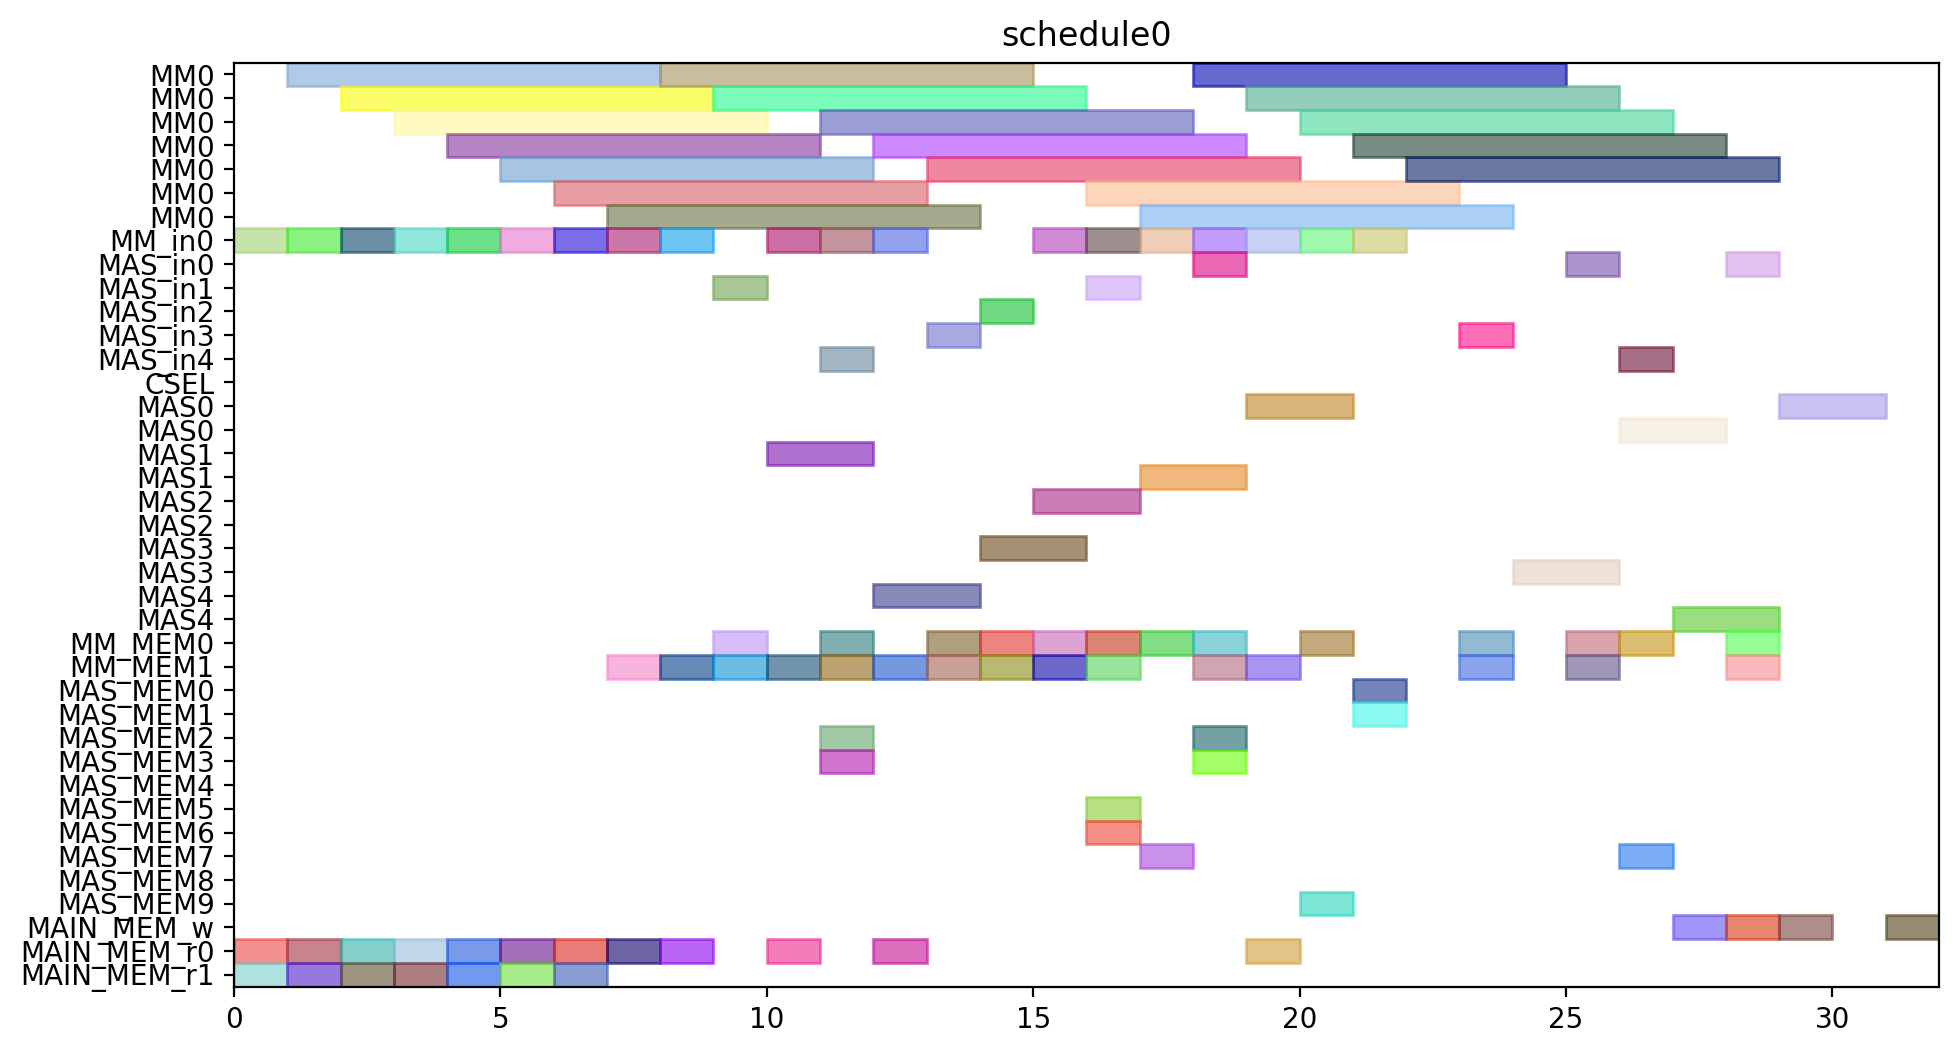

Reproduce this figure in Python.
from pyschedule import Scenario, solvers, plotters, alt


def solve():
	horizon = 120
	S = Scenario("schedule0", horizon=horizon)

	# resource
	MM = S.Resources('MM', num=1, size=7)
	MM_in = S.Resources('MM_in', num=1)
	MAS_in = S.Resources('MAS_in', num=5)
	CSEL = S.Resource('CSEL')
	MAS = S.Resources('MAS', num=5, size=2, periods=range(1, horizon))
	MM_MEM = S.Resources('MM_MEM', num=2)
	MAS_MEM = S.Resources('MAS_MEM', num=10)
	MAIN_MEM_w = S.Resource('MAIN_MEM_w', size=1)
	MAIN_MEM_r = S.Resources('MAIN_MEM_r', num=2)

	# result of previous scheduling

	# new tasks
	T1 = S.Task('T1', length=7, delay_cost=1)
	T1 += alt(MM)
	T1_in = S.Task('T1_in', length=1, delay_cost=1)
	T1_in += alt(MM_in)
	S += T1_in*MM_in[0]<=T1*MM[0]
	T1_mem0 = S.Task('T1_mem0', length=1, delay_cost=1)
	T1_mem0 += MAIN_MEM_r[0]
	S += T1_mem0 <= T1

	T1_mem1 = S.Task('T1_mem1', length=1, delay_cost=1)
	T1_mem1 += MAIN_MEM_r[1]
	S += T1_mem1 <= T1

	T2 = S.Task('T2', length=7, delay_cost=1)
	T2 += alt(MM)
	T2_in = S.Task('T2_in', length=1, delay_cost=1)
	T2_in += alt(MM_in)
	S += T2_in*MM_in[0]<=T2*MM[0]
	T2_mem0 = S.Task('T2_mem0', length=1, delay_cost=1)
	T2_mem0 += MAIN_MEM_r[0]
	S += T2_mem0 <= T2

	T2_mem1 = S.Task('T2_mem1', length=1, delay_cost=1)
	T2_mem1 += MAIN_MEM_r[1]
	S += T2_mem1 <= T2

	T3 = S.Task('T3', length=7, delay_cost=1)
	T3 += alt(MM)
	T3_in = S.Task('T3_in', length=1, delay_cost=1)
	T3_in += alt(MM_in)
	S += T3_in*MM_in[0]<=T3*MM[0]
	T3_mem0 = S.Task('T3_mem0', length=1, delay_cost=1)
	T3_mem0 += MAIN_MEM_r[0]
	S += T3_mem0 <= T3

	T3_mem1 = S.Task('T3_mem1', length=1, delay_cost=1)
	T3_mem1 += MAIN_MEM_r[1]
	S += T3_mem1 <= T3

	T4 = S.Task('T4', length=7, delay_cost=1)
	T4 += alt(MM)
	T4_in = S.Task('T4_in', length=1, delay_cost=1)
	T4_in += alt(MM_in)
	S += T4_in*MM_in[0]<=T4*MM[0]
	T4_mem0 = S.Task('T4_mem0', length=1, delay_cost=1)
	T4_mem0 += MAIN_MEM_r[0]
	S += T4_mem0 <= T4

	T4_mem1 = S.Task('T4_mem1', length=1, delay_cost=1)
	T4_mem1 += MAIN_MEM_r[1]
	S += T4_mem1 <= T4

	T5 = S.Task('T5', length=7, delay_cost=1)
	T5 += alt(MM)
	T5_in = S.Task('T5_in', length=1, delay_cost=1)
	T5_in += alt(MM_in)
	S += T5_in*MM_in[0]<=T5*MM[0]
	T5_mem0 = S.Task('T5_mem0', length=1, delay_cost=1)
	T5_mem0 += MAIN_MEM_r[0]
	S += T5_mem0 <= T5

	T5_mem1 = S.Task('T5_mem1', length=1, delay_cost=1)
	T5_mem1 += MAIN_MEM_r[1]
	S += T5_mem1 <= T5

	T6 = S.Task('T6', length=7, delay_cost=1)
	T6 += alt(MM)
	T6_in = S.Task('T6_in', length=1, delay_cost=1)
	T6_in += alt(MM_in)
	S += T6_in*MM_in[0]<=T6*MM[0]
	T6_mem0 = S.Task('T6_mem0', length=1, delay_cost=1)
	T6_mem0 += MAIN_MEM_r[0]
	S += T6_mem0 <= T6

	T6_mem1 = S.Task('T6_mem1', length=1, delay_cost=1)
	T6_mem1 += MAIN_MEM_r[1]
	S += T6_mem1 <= T6

	T7 = S.Task('T7', length=7, delay_cost=1)
	T7 += alt(MM)
	T7_in = S.Task('T7_in', length=1, delay_cost=1)
	T7_in += alt(MM_in)
	S += T7_in*MM_in[0]<=T7*MM[0]
	T7_mem0 = S.Task('T7_mem0', length=1, delay_cost=1)
	T7_mem0 += MAIN_MEM_r[0]
	S += T7_mem0 <= T7

	T7_mem1 = S.Task('T7_mem1', length=1, delay_cost=1)
	T7_mem1 += MAIN_MEM_r[1]
	S += T7_mem1 <= T7

	T8 = S.Task('T8', length=7, delay_cost=1)
	T8 += alt(MM)
	T8_in = S.Task('T8_in', length=1, delay_cost=1)
	T8_in += alt(MM_in)
	S += T8_in*MM_in[0]<=T8*MM[0]
	T8_mem0 = S.Task('T8_mem0', length=1, delay_cost=1)
	T8_mem0 += MAIN_MEM_r[0]
	S += T8_mem0 <= T8

	T8_mem1 = S.Task('T8_mem1', length=1, delay_cost=1)
	T8_mem1 += alt(MM_MEM)
	S += (T1*MM[0])-1 < T8_mem1*MM_MEM[1]
	S += T8_mem1 <= T8

	T9 = S.Task('T9', length=7, delay_cost=1)
	T9 += alt(MM)
	T9_in = S.Task('T9_in', length=1, delay_cost=1)
	T9_in += alt(MM_in)
	S += T9_in*MM_in[0]<=T9*MM[0]
	T9_mem0 = S.Task('T9_mem0', length=1, delay_cost=1)
	T9_mem0 += MAIN_MEM_r[0]
	S += T9_mem0 <= T9

	T9_mem1 = S.Task('T9_mem1', length=1, delay_cost=1)
	T9_mem1 += alt(MM_MEM)
	S += (T1*MM[0])-1 < T9_mem1*MM_MEM[1]
	S += T9_mem1 <= T9

	T10 = S.Task('T10', length=7, delay_cost=1)
	T10 += alt(MM)
	T10_in = S.Task('T10_in', length=1, delay_cost=1)
	T10_in += alt(MM_in)
	S += T10_in*MM_in[0]<=T10*MM[0]
	T10_mem0 = S.Task('T10_mem0', length=1, delay_cost=1)
	T10_mem0 += MAIN_MEM_r[0]
	S += T10_mem0 <= T10

	T10_mem1 = S.Task('T10_mem1', length=1, delay_cost=1)
	T10_mem1 += alt(MM_MEM)
	S += (T3*MM[0])-1 < T10_mem1*MM_MEM[1]
	S += T10_mem1 <= T10

	T11 = S.Task('T11', length=7, delay_cost=1)
	T11 += alt(MM)
	T11_in = S.Task('T11_in', length=1, delay_cost=1)
	T11_in += alt(MM_in)
	S += T11_in*MM_in[0]<=T11*MM[0]
	T11_mem0 = S.Task('T11_mem0', length=1, delay_cost=1)
	T11_mem0 += MAIN_MEM_r[0]
	S += T11_mem0 <= T11

	T11_mem1 = S.Task('T11_mem1', length=1, delay_cost=1)
	T11_mem1 += alt(MM_MEM)
	S += (T3*MM[0])-1 < T11_mem1*MM_MEM[1]
	S += T11_mem1 <= T11

	T12 = S.Task('T12', length=2, delay_cost=1)
	T12 += alt(MAS)
	T12_in = S.Task('T12_in', length=1, delay_cost=1)
	T12_in += alt(MAS_in)
	S += T12_in*MAS_in[0]<=T12*MAS[0]

	S += T12_in*MAS_in[1]<=T12*MAS[1]

	S += T12_in*MAS_in[2]<=T12*MAS[2]

	S += T12_in*MAS_in[3]<=T12*MAS[3]

	S += T12_in*MAS_in[4]<=T12*MAS[4]

	T12_mem0 = S.Task('T12_mem0', length=1, delay_cost=1)
	T12_mem0 += alt(MM_MEM)
	S += (T4*MM[0])-1 < T12_mem0*MM_MEM[0]
	S += T12_mem0 <= T12

	T12_mem1 = S.Task('T12_mem1', length=1, delay_cost=1)
	T12_mem1 += alt(MM_MEM)
	S += (T2*MM[0])-1 < T12_mem1*MM_MEM[1]
	S += T12_mem1 <= T12

	T13 = S.Task('T13', length=2, delay_cost=1)
	T13 += alt(MAS)
	T13_in = S.Task('T13_in', length=1, delay_cost=1)
	T13_in += alt(MAS_in)
	S += T13_in*MAS_in[0]<=T13*MAS[0]

	S += T13_in*MAS_in[1]<=T13*MAS[1]

	S += T13_in*MAS_in[2]<=T13*MAS[2]

	S += T13_in*MAS_in[3]<=T13*MAS[3]

	S += T13_in*MAS_in[4]<=T13*MAS[4]

	T13_mem0 = S.Task('T13_mem0', length=1, delay_cost=1)
	T13_mem0 += alt(MM_MEM)
	S += (T4*MM[0])-1 < T13_mem0*MM_MEM[0]
	S += T13_mem0 <= T13

	T13_mem1 = S.Task('T13_mem1', length=1, delay_cost=1)
	T13_mem1 += alt(MM_MEM)
	S += (T2*MM[0])-1 < T13_mem1*MM_MEM[1]
	S += T13_mem1 <= T13

	T15 = S.Task('T15', length=2, delay_cost=1)
	T15 += alt(MAS)
	T15_in = S.Task('T15_in', length=1, delay_cost=1)
	T15_in += alt(MAS_in)
	S += T15_in*MAS_in[0]<=T15*MAS[0]

	S += T15_in*MAS_in[1]<=T15*MAS[1]

	S += T15_in*MAS_in[2]<=T15*MAS[2]

	S += T15_in*MAS_in[3]<=T15*MAS[3]

	S += T15_in*MAS_in[4]<=T15*MAS[4]

	T15_mem0 = S.Task('T15_mem0', length=1, delay_cost=1)
	T15_mem0 += alt(MM_MEM)
	S += (T7*MM[0])-1 < T15_mem0*MM_MEM[0]
	S += T15_mem0 <= T15

	T15_mem1 = S.Task('T15_mem1', length=1, delay_cost=1)
	T15_mem1 += alt(MM_MEM)
	S += (T7*MM[0])-1 < T15_mem1*MM_MEM[1]
	S += T15_mem1 <= T15

	T14 = S.Task('T14', length=7, delay_cost=1)
	T14 += alt(MM)
	T14_in = S.Task('T14_in', length=1, delay_cost=1)
	T14_in += alt(MM_in)
	S += T14_in*MM_in[0]<=T14*MM[0]
	T14_mem0 = S.Task('T14_mem0', length=1, delay_cost=1)
	T14_mem0 += alt(MAS_MEM)
	S += (T13*MAS[0])-1 < T14_mem0*MAS_MEM[0]
	S += (T13*MAS[1])-1 < T14_mem0*MAS_MEM[2]
	S += (T13*MAS[2])-1 < T14_mem0*MAS_MEM[4]
	S += (T13*MAS[3])-1 < T14_mem0*MAS_MEM[6]
	S += (T13*MAS[4])-1 < T14_mem0*MAS_MEM[8]
	S += T14_mem0 <= T14

	T14_mem1 = S.Task('T14_mem1', length=1, delay_cost=1)
	T14_mem1 += alt(MAS_MEM)
	S += (T13*MAS[0])-1 < T14_mem1*MAS_MEM[1]
	S += (T13*MAS[1])-1 < T14_mem1*MAS_MEM[3]
	S += (T13*MAS[2])-1 < T14_mem1*MAS_MEM[5]
	S += (T13*MAS[3])-1 < T14_mem1*MAS_MEM[7]
	S += (T13*MAS[4])-1 < T14_mem1*MAS_MEM[9]
	S += T14_mem1 <= T14

	T16 = S.Task('T16', length=7, delay_cost=1)
	T16 += alt(MM)
	T16_in = S.Task('T16_in', length=1, delay_cost=1)
	T16_in += alt(MM_in)
	S += T16_in*MM_in[0]<=T16*MM[0]
	T16_mem0 = S.Task('T16_mem0', length=1, delay_cost=1)
	T16_mem0 += alt(MM_MEM)
	S += (T1*MM[0])-1 < T16_mem0*MM_MEM[0]
	S += T16_mem0 <= T16

	T16_mem1 = S.Task('T16_mem1', length=1, delay_cost=1)
	T16_mem1 += alt(MM_MEM)
	S += (T8*MM[0])-1 < T16_mem1*MM_MEM[1]
	S += T16_mem1 <= T16

	T17 = S.Task('T17', length=7, delay_cost=1)
	T17 += alt(MM)
	T17_in = S.Task('T17_in', length=1, delay_cost=1)
	T17_in += alt(MM_in)
	S += T17_in*MM_in[0]<=T17*MM[0]
	T17_mem0 = S.Task('T17_mem0', length=1, delay_cost=1)
	T17_mem0 += alt(MM_MEM)
	S += (T8*MM[0])-1 < T17_mem0*MM_MEM[0]
	S += T17_mem0 <= T17

	T17_mem1 = S.Task('T17_mem1', length=1, delay_cost=1)
	T17_mem1 += alt(MAS_MEM)
	S += (T15*MAS[0])-1 < T17_mem1*MAS_MEM[1]
	S += (T15*MAS[1])-1 < T17_mem1*MAS_MEM[3]
	S += (T15*MAS[2])-1 < T17_mem1*MAS_MEM[5]
	S += (T15*MAS[3])-1 < T17_mem1*MAS_MEM[7]
	S += (T15*MAS[4])-1 < T17_mem1*MAS_MEM[9]
	S += T17_mem1 <= T17

	T18 = S.Task('T18', length=2, delay_cost=1)
	T18 += alt(MAS)
	T18_in = S.Task('T18_in', length=1, delay_cost=1)
	T18_in += alt(MAS_in)
	S += T18_in*MAS_in[0]<=T18*MAS[0]

	S += T18_in*MAS_in[1]<=T18*MAS[1]

	S += T18_in*MAS_in[2]<=T18*MAS[2]

	S += T18_in*MAS_in[3]<=T18*MAS[3]

	S += T18_in*MAS_in[4]<=T18*MAS[4]

	T18_mem0 = S.Task('T18_mem0', length=1, delay_cost=1)
	T18_mem0 += alt(MM_MEM)
	S += (T5*MM[0])-1 < T18_mem0*MM_MEM[0]
	S += T18_mem0 <= T18

	T18_mem1 = S.Task('T18_mem1', length=1, delay_cost=1)
	T18_mem1 += alt(MM_MEM)
	S += (T9*MM[0])-1 < T18_mem1*MM_MEM[1]
	S += T18_mem1 <= T18

	T19 = S.Task('T19', length=2, delay_cost=1)
	T19 += alt(MAS)
	T19_in = S.Task('T19_in', length=1, delay_cost=1)
	T19_in += alt(MAS_in)
	S += T19_in*MAS_in[0]<=T19*MAS[0]

	S += T19_in*MAS_in[1]<=T19*MAS[1]

	S += T19_in*MAS_in[2]<=T19*MAS[2]

	S += T19_in*MAS_in[3]<=T19*MAS[3]

	S += T19_in*MAS_in[4]<=T19*MAS[4]

	T19_mem0 = S.Task('T19_mem0', length=1, delay_cost=1)
	T19_mem0 += alt(MM_MEM)
	S += (T5*MM[0])-1 < T19_mem0*MM_MEM[0]
	S += T19_mem0 <= T19

	T19_mem1 = S.Task('T19_mem1', length=1, delay_cost=1)
	T19_mem1 += alt(MM_MEM)
	S += (T9*MM[0])-1 < T19_mem1*MM_MEM[1]
	S += T19_mem1 <= T19

	T21 = S.Task('T21', length=2, delay_cost=1)
	T21 += alt(MAS)
	T21_in = S.Task('T21_in', length=1, delay_cost=1)
	T21_in += alt(MAS_in)
	S += T21_in*MAS_in[0]<=T21*MAS[0]

	S += T21_in*MAS_in[1]<=T21*MAS[1]

	S += T21_in*MAS_in[2]<=T21*MAS[2]

	S += T21_in*MAS_in[3]<=T21*MAS[3]

	S += T21_in*MAS_in[4]<=T21*MAS[4]

	T21_mem0 = S.Task('T21_mem0', length=1, delay_cost=1)
	T21_mem0 += alt(MM_MEM)
	S += (T6*MM[0])-1 < T21_mem0*MM_MEM[0]
	S += T21_mem0 <= T21

	T21_mem1 = S.Task('T21_mem1', length=1, delay_cost=1)
	T21_mem1 += alt(MM_MEM)
	S += (T10*MM[0])-1 < T21_mem1*MM_MEM[1]
	S += T21_mem1 <= T21

	T24 = S.Task('T24', length=7, delay_cost=1)
	T24 += alt(MM)
	T24_in = S.Task('T24_in', length=1, delay_cost=1)
	T24_in += alt(MM_in)
	S += T24_in*MM_in[0]<=T24*MM[0]
	T24_mem0 = S.Task('T24_mem0', length=1, delay_cost=1)
	T24_mem0 += alt(MM_MEM)
	S += (T11*MM[0])-1 < T24_mem0*MM_MEM[0]
	S += T24_mem0 <= T24

	T24_mem1 = S.Task('T24_mem1', length=1, delay_cost=1)
	T24_mem1 += alt(MAS_MEM)
	S += (T12*MAS[0])-1 < T24_mem1*MAS_MEM[1]
	S += (T12*MAS[1])-1 < T24_mem1*MAS_MEM[3]
	S += (T12*MAS[2])-1 < T24_mem1*MAS_MEM[5]
	S += (T12*MAS[3])-1 < T24_mem1*MAS_MEM[7]
	S += (T12*MAS[4])-1 < T24_mem1*MAS_MEM[9]
	S += T24_mem1 <= T24

	T20 = S.Task('T20', length=7, delay_cost=1)
	T20 += alt(MM)
	T20_in = S.Task('T20_in', length=1, delay_cost=1)
	T20_in += alt(MM_in)
	S += T20_in*MM_in[0]<=T20*MM[0]
	T20_mem0 = S.Task('T20_mem0', length=1, delay_cost=1)
	T20_mem0 += alt(MAS_MEM)
	S += (T15*MAS[0])-1 < T20_mem0*MAS_MEM[0]
	S += (T15*MAS[1])-1 < T20_mem0*MAS_MEM[2]
	S += (T15*MAS[2])-1 < T20_mem0*MAS_MEM[4]
	S += (T15*MAS[3])-1 < T20_mem0*MAS_MEM[6]
	S += (T15*MAS[4])-1 < T20_mem0*MAS_MEM[8]
	S += T20_mem0 <= T20

	T20_mem1 = S.Task('T20_mem1', length=1, delay_cost=1)
	T20_mem1 += alt(MAS_MEM)
	S += (T18*MAS[0])-1 < T20_mem1*MAS_MEM[1]
	S += (T18*MAS[1])-1 < T20_mem1*MAS_MEM[3]
	S += (T18*MAS[2])-1 < T20_mem1*MAS_MEM[5]
	S += (T18*MAS[3])-1 < T20_mem1*MAS_MEM[7]
	S += (T18*MAS[4])-1 < T20_mem1*MAS_MEM[9]
	S += T20_mem1 <= T20

	T22 = S.Task('T22', length=7, delay_cost=1)
	T22 += alt(MM)
	T22_in = S.Task('T22_in', length=1, delay_cost=1)
	T22_in += alt(MM_in)
	S += T22_in*MM_in[0]<=T22*MM[0]
	T22_mem0 = S.Task('T22_mem0', length=1, delay_cost=1)
	T22_mem0 += alt(MAS_MEM)
	S += (T21*MAS[0])-1 < T22_mem0*MAS_MEM[0]
	S += (T21*MAS[1])-1 < T22_mem0*MAS_MEM[2]
	S += (T21*MAS[2])-1 < T22_mem0*MAS_MEM[4]
	S += (T21*MAS[3])-1 < T22_mem0*MAS_MEM[6]
	S += (T21*MAS[4])-1 < T22_mem0*MAS_MEM[8]
	S += T22_mem0 <= T22

	T22_mem1 = S.Task('T22_mem1', length=1, delay_cost=1)
	T22_mem1 += alt(MAS_MEM)
	S += (T21*MAS[0])-1 < T22_mem1*MAS_MEM[1]
	S += (T21*MAS[1])-1 < T22_mem1*MAS_MEM[3]
	S += (T21*MAS[2])-1 < T22_mem1*MAS_MEM[5]
	S += (T21*MAS[3])-1 < T22_mem1*MAS_MEM[7]
	S += (T21*MAS[4])-1 < T22_mem1*MAS_MEM[9]
	S += T22_mem1 <= T22

	T23 = S.Task('T23', length=7, delay_cost=1)
	T23 += alt(MM)
	T23_in = S.Task('T23_in', length=1, delay_cost=1)
	T23_in += alt(MM_in)
	S += T23_in*MM_in[0]<=T23*MM[0]
	T23_mem0 = S.Task('T23_mem0', length=1, delay_cost=1)
	T23_mem0 += alt(MAS_MEM)
	S += (T19*MAS[0])-1 < T23_mem0*MAS_MEM[0]
	S += (T19*MAS[1])-1 < T23_mem0*MAS_MEM[2]
	S += (T19*MAS[2])-1 < T23_mem0*MAS_MEM[4]
	S += (T19*MAS[3])-1 < T23_mem0*MAS_MEM[6]
	S += (T19*MAS[4])-1 < T23_mem0*MAS_MEM[8]
	S += T23_mem0 <= T23

	T23_mem1 = S.Task('T23_mem1', length=1, delay_cost=1)
	T23_mem1 += alt(MAS_MEM)
	S += (T19*MAS[0])-1 < T23_mem1*MAS_MEM[1]
	S += (T19*MAS[1])-1 < T23_mem1*MAS_MEM[3]
	S += (T19*MAS[2])-1 < T23_mem1*MAS_MEM[5]
	S += (T19*MAS[3])-1 < T23_mem1*MAS_MEM[7]
	S += (T19*MAS[4])-1 < T23_mem1*MAS_MEM[9]
	S += T23_mem1 <= T23

	Z2_new = S.Task('Z2_new', length=7, delay_cost=1)
	Z2_new += alt(MM)
	Z2_new_in = S.Task('Z2_new_in', length=1, delay_cost=1)
	Z2_new_in += alt(MM_in)
	S += Z2_new_in*MM_in[0]<=Z2_new*MM[0]
	S += 0<Z2_new

	Z2_new_w = S.Task('Z2_new_w', length=1, delay_cost=1)
	Z2_new_w += alt(MAIN_MEM_w)
	S += Z2_new <= Z2_new_w

	Z2_new_mem0 = S.Task('Z2_new_mem0', length=1, delay_cost=1)
	Z2_new_mem0 += MAIN_MEM_r[0]
	S += Z2_new_mem0 <= Z2_new

	Z2_new_mem1 = S.Task('Z2_new_mem1', length=1, delay_cost=1)
	Z2_new_mem1 += alt(MM_MEM)
	S += (T14*MM[0])-1 < Z2_new_mem1*MM_MEM[1]
	S += Z2_new_mem1 <= Z2_new

	T25 = S.Task('T25', length=2, delay_cost=1)
	T25 += alt(MAS)
	T25_in = S.Task('T25_in', length=1, delay_cost=1)
	T25_in += alt(MAS_in)
	S += T25_in*MAS_in[0]<=T25*MAS[0]

	S += T25_in*MAS_in[1]<=T25*MAS[1]

	S += T25_in*MAS_in[2]<=T25*MAS[2]

	S += T25_in*MAS_in[3]<=T25*MAS[3]

	S += T25_in*MAS_in[4]<=T25*MAS[4]

	T25_mem0 = S.Task('T25_mem0', length=1, delay_cost=1)
	T25_mem0 += alt(MM_MEM)
	S += (T20*MM[0])-1 < T25_mem0*MM_MEM[0]
	S += T25_mem0 <= T25

	T25_mem1 = S.Task('T25_mem1', length=1, delay_cost=1)
	T25_mem1 += alt(MM_MEM)
	S += (T20*MM[0])-1 < T25_mem1*MM_MEM[1]
	S += T25_mem1 <= T25

	X2_new = S.Task('X2_new', length=2, delay_cost=1)
	X2_new += alt(MAS)
	X2_new_in = S.Task('X2_new_in', length=1, delay_cost=1)
	X2_new_in += alt(MAS_in)
	S += X2_new_in*MAS_in[0]<=X2_new*MAS[0]

	S += X2_new_in*MAS_in[1]<=X2_new*MAS[1]

	S += X2_new_in*MAS_in[2]<=X2_new*MAS[2]

	S += X2_new_in*MAS_in[3]<=X2_new*MAS[3]

	S += X2_new_in*MAS_in[4]<=X2_new*MAS[4]

	S += 0<X2_new

	X2_new_w = S.Task('X2_new_w', length=1, delay_cost=1)
	X2_new_w += alt(MAIN_MEM_w)
	S += X2_new <= X2_new_w

	X2_new_mem0 = S.Task('X2_new_mem0', length=1, delay_cost=1)
	X2_new_mem0 += alt(MM_MEM)
	S += (T22*MM[0])-1 < X2_new_mem0*MM_MEM[0]
	S += X2_new_mem0 <= X2_new

	X2_new_mem1 = S.Task('X2_new_mem1', length=1, delay_cost=1)
	X2_new_mem1 += alt(MM_MEM)
	S += (T24*MM[0])-1 < X2_new_mem1*MM_MEM[1]
	S += X2_new_mem1 <= X2_new

	X1_new = S.Task('X1_new', length=2, delay_cost=1)
	X1_new += alt(MAS)
	X1_new_in = S.Task('X1_new_in', length=1, delay_cost=1)
	X1_new_in += alt(MAS_in)
	S += X1_new_in*MAS_in[0]<=X1_new*MAS[0]

	S += X1_new_in*MAS_in[1]<=X1_new*MAS[1]

	S += X1_new_in*MAS_in[2]<=X1_new*MAS[2]

	S += X1_new_in*MAS_in[3]<=X1_new*MAS[3]

	S += X1_new_in*MAS_in[4]<=X1_new*MAS[4]

	S += 0<X1_new

	X1_new_w = S.Task('X1_new_w', length=1, delay_cost=1)
	X1_new_w += alt(MAIN_MEM_w)
	S += X1_new <= X1_new_w

	X1_new_mem0 = S.Task('X1_new_mem0', length=1, delay_cost=1)
	X1_new_mem0 += alt(MM_MEM)
	S += (T23*MM[0])-1 < X1_new_mem0*MM_MEM[0]
	S += X1_new_mem0 <= X1_new

	X1_new_mem1 = S.Task('X1_new_mem1', length=1, delay_cost=1)
	X1_new_mem1 += alt(MM_MEM)
	S += (T17*MM[0])-1 < X1_new_mem1*MM_MEM[1]
	S += X1_new_mem1 <= X1_new

	Z1_new = S.Task('Z1_new', length=2, delay_cost=1)
	Z1_new += alt(MAS)
	Z1_new_in = S.Task('Z1_new_in', length=1, delay_cost=1)
	Z1_new_in += alt(MAS_in)
	S += Z1_new_in*MAS_in[0]<=Z1_new*MAS[0]

	S += Z1_new_in*MAS_in[1]<=Z1_new*MAS[1]

	S += Z1_new_in*MAS_in[2]<=Z1_new*MAS[2]

	S += Z1_new_in*MAS_in[3]<=Z1_new*MAS[3]

	S += Z1_new_in*MAS_in[4]<=Z1_new*MAS[4]

	S += 0<Z1_new

	Z1_new_w = S.Task('Z1_new_w', length=1, delay_cost=1)
	Z1_new_w += alt(MAIN_MEM_w)
	S += Z1_new <= Z1_new_w

	Z1_new_mem0 = S.Task('Z1_new_mem0', length=1, delay_cost=1)
	Z1_new_mem0 += alt(MM_MEM)
	S += (T16*MM[0])-1 < Z1_new_mem0*MM_MEM[0]
	S += Z1_new_mem0 <= Z1_new

	Z1_new_mem1 = S.Task('Z1_new_mem1', length=1, delay_cost=1)
	Z1_new_mem1 += alt(MAS_MEM)
	S += (T25*MAS[0])-1 < Z1_new_mem1*MAS_MEM[1]
	S += (T25*MAS[1])-1 < Z1_new_mem1*MAS_MEM[3]
	S += (T25*MAS[2])-1 < Z1_new_mem1*MAS_MEM[5]
	S += (T25*MAS[3])-1 < Z1_new_mem1*MAS_MEM[7]
	S += (T25*MAS[4])-1 < Z1_new_mem1*MAS_MEM[9]
	S += Z1_new_mem1 <= Z1_new

	solvers.mip.solve(S,msg=1,kind='CPLEX',ratio_gap=1.01)

	solution = [['hoge']*len(S.solution()[1]) for i in range(len(S.solution()))]
	for i in range(len(S.solution())):
		for j in range(len(S.solution()[i])):
			solution[i][j]=str(S.solution()[i][j])
	print(solution)

	cycles = int(solution[-1][3])

	pic_file_name = "/mnt/rose/usr1/fukuda/ABE/multiRAM_multiMAS_16mux/scheduling_result/stage7MM1_stage2MAS5/EP_LADDERMUL/schedule0.png"
	if(S.solution() != []):
		plotters.matplotlib.plot(S,img_filename=pic_file_name, show_task_labels=False, fig_size=(cycles*0.25+3, 6))

	return solution
